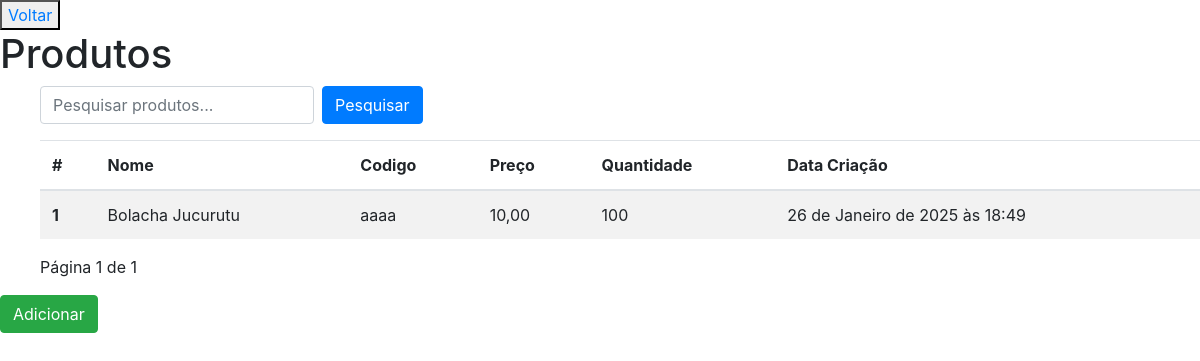
/produtos/, run on an earlier commit of the app's database.
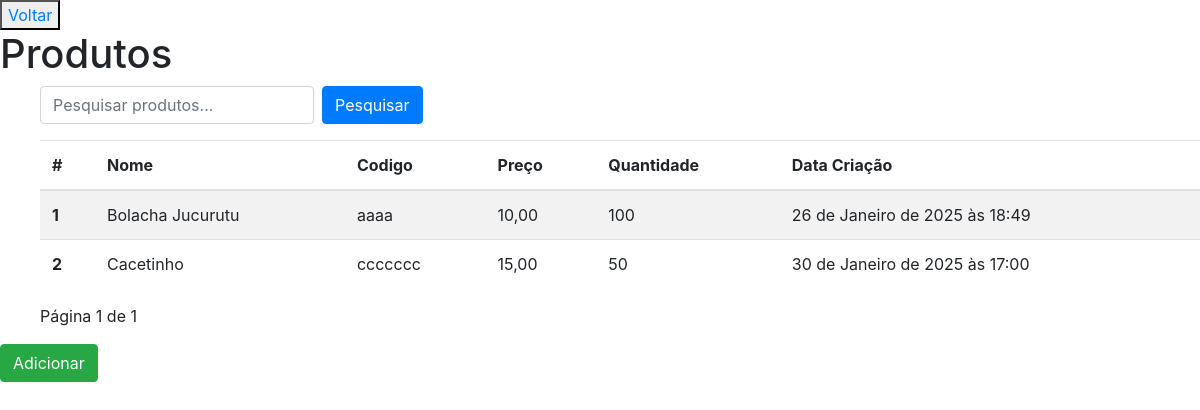
And on a later commit of the database.
### apps/paginas/models.py (models this page shows, shortened)
class Produto(models.Model):
    nome = models.CharField(max_length=100, validators=[MinLengthValidator(3, 'o campode ter no minimo 3 caracteres')])
    codigo = models.CharField(max_length=10, unique=True)
    descricao = models.TextField(blank=True, null=True, default=None)
    preco = models.DecimalField(max_digits=5, decimal_places=2)
    quantidade = models.IntegerField()
    data_criacao = models.DateTimeField(auto_now_add=True)
    fornecedor = models.ForeignKey('Fornecedor', on_delete=models.CASCADE, related_name='produtos', default=None, null=True)

### apps/paginas/views.py (the view)
# urls.py: path('produtos/', ProdutosView.as_view(), name='list_produtos'),
class ProdutosView(ListView):
    model = Produto
    template_name = 'paginas/list_produtos.html'
    context_object_name = 'produtos'
    paginate_by = 5
    def get_queryset(self):
        queryset = Produto.objects.all()
        query = self.request.GET.get('produto')
        if query:
            queryset = queryset.filter(nome__icontains=query)
        return queryset

### apps/paginas/templates/paginas/list_produtos.html (shortened to what this page needs)
{% extends "paginas/base_paginas.html" %}
{% load static %}
{% block content %}
<button type="button"><a href=" {% url "index" %}">Voltar</a></button>
<h1>Produtos</h1>
<ul>
  <form method="get" class="form-inline mb-3">
    <input type="text" name="produto" class="form-control mr-2" placeholder="Pesquisar produtos..." value="{{ request.GET.produto }}">
    <button type="submit" class="btn btn-primary">Pesquisar</button>
  </form>
  <table class="table table-striped">
  <thead>
    <tr>
      <th scope="col">#</th>
      <th scope="col">Nome</th>
      <th scope="col">Codigo</th>
      <th scope="col">Preço</th>
      <th scope="col">Quantidade</th>
      <th scope="col">Data Criação</th>
    </tr>
  </thead>
  <tbody>
  {% for produto in produtos %}
    <tr>
      <th scope="row"> {{ produto.id }}</th>
      <td>{{ produto.nome }}</td>
      <td>{{ produto.codigo }}</td>
      <td>{{ produto.preco }}</td>
      <td>{{ produto.quantidade }}</td>
      <td>{{ produto.data_criacao }}</td>
    </tr>
  {% endfor %}
  </tbody>
  </table>
  <span>Página {{ page_obj.number }} de {{ page_obj.paginator.num_pages }}</span>
</ul>
<a href=" {% url "create_produto" %}">
    <button type="button" class="btn btn-success">Adicionar</button>
</a>
{% endblock %}

What changed in the data, as far as the page shows it:
added Produto: id "2", nome "Cacetinho", codigo "ccccccc", preco "15,00", quantidade "50", data_criacao "30 de Janeiro de 2025 às 17:00"
